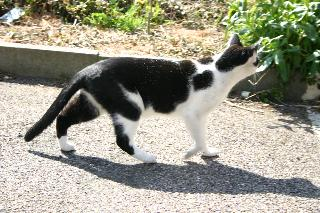
#> input picture A2/A2/inputs/1.jpg, 320 x 213 px; its folder holds only this picture in this run
$ python Q4.py
#> lines starting #> are read from the running program, lines starting #| are printed output that depends on the picture
import numpy as np
import cv2
import math
import os

'''
HOW TO RUN :
You can run this code in command prompt.
Change the path from path of input images where you've downloaded it.
change path in line 121, 135, 171, 216, 217.
'''

'''
In this function I am passing matrix (which is 256x256 image).
Then I am looping through the matrix cells and looking for neighboring cells.
then if the neighboring indices are valid then i checking if n>c then I am
assigning the bit as "1" otherwise assigning it to "0".
then for each 8 neighbors of the cell I am doing this calculation and then
converting the binary string to integer and storing this integer value in
(i,j) cell of LBPCodeMatrix.
'''
def LBP(matrix):
	#later check if dtype = np.uint8 required
	LBPCodeMatrix = np.zeros((256, 256))
	for i in range(len(matrix)):
		for j in range(len(matrix[0])):
			stringLBP = ""
			c = matrix[i][j]
			neighbor = ""
			if(i-1>=0 and j-1>=0):
				n = matrix[i-1][j-1]
				neighbor = neighbor + str(n)
				bit = 0
				if(n>c):
					bit = 1
				stringLBP = stringLBP + str(bit)
			else:
				stringLBP = stringLBP + "0"

			if(i-1>=0 and j>=0):
				n = matrix[i-1][j]
				neighbor = neighbor + str(n)
				bit = 0
				if(n>c):
					bit = 1
				stringLBP = stringLBP + str(bit)
			else:
				stringLBP = stringLBP + "0"

			if(i-1>=0 and j+1<len(matrix[0])):
				n = matrix[i-1][j+1]
				neighbor = neighbor + str(n)
				bit = 0
				if(n>c):
					bit = 1
				stringLBP = stringLBP + str(bit)
			else:
				stringLBP = stringLBP + "0"

			if(i>=0 and j+1<len(matrix[0])):
				n = matrix[i][j+1]
				neighbor = neighbor + str(n)
				bit = 0
				if(n>c):
					bit = 1
				stringLBP = stringLBP + str(bit)
			else:
				stringLBP = stringLBP + "0"

			if(i+1<len(matrix) and j+1<len(matrix[0])):
				n = matrix[i+1][j+1]
				neighbor = neighbor + str(n)
				bit = 0
				if(n>c):
					bit = 1
				stringLBP = stringLBP + str(bit)
			else:
				stringLBP = stringLBP + "0"

			if(i+1<len(matrix) and j>=0):
				n = matrix[i+1][j]
				neighbor = neighbor + str(n)
				bit = 0
				if(n>c):
					bit = 1
				stringLBP = stringLBP + str(bit)
			else:
				stringLBP = stringLBP + "0"

			if(i+1<len(matrix) and j-1>=0):
				n = matrix[i+1][j-1]
				neighbor = neighbor + str(n)
				bit = 0
				if(n>c):
					bit = 1
				stringLBP = stringLBP + str(bit)
			else:
				stringLBP = stringLBP + "0"

			if(i>=0 and j-1>=0):
				n = matrix[i][j-1]
				neighbor = neighbor + str(n)
				bit = 0
				if(n>c):
					bit = 1
				stringLBP = stringLBP + str(bit)
			else:
				stringLBP = stringLBP + "0"

			LBPcode = int(stringLBP, 2)
			LBPCodeMatrix[i][j] = LBPcode
	return LBPCodeMatrix

k_inp = int(input("enter k : "))
#> the answer given: 3

#Here in the dataset I am trying to obtain minimum corners in the whole dataset to maintain uniformity.
#Also calculating the LBP for the whole image.
LBPAllImages = np.zeros((50,256,256))
minCorners = 101
for i in range(1, 51):
	imgPath = f"../inputs/{i}.jpg"
	img = cv2.imread(imgPath)
#> img is the input picture: shape (213, 320, 3); mean B, G, R 137.1, 153.5, 154.8
	img = cv2.resize(img, (256, 256), interpolation = cv2.INTER_CUBIC)
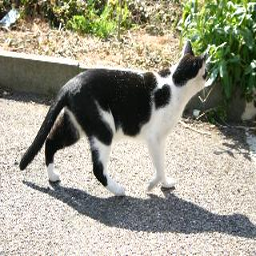
#> img: shape (256, 256, 3); mean B, G, R 137.1, 153.4, 154.6
	img = cv2.cvtColor(img, cv2.COLOR_BGR2GRAY)
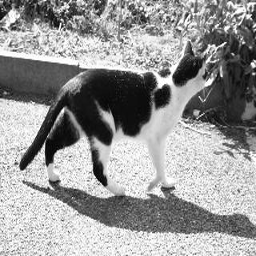
#> img: shape (256, 256); min 0, max 255, mean 151.9
	corners = cv2.goodFeaturesToTrack(img,100,0.1,10)
#> corners = 100 rows, first 8: [146, 16], [67, 9], [243, 42], [221, 76], [214, 126], [47, 165], [48, 187], [250, 15]
	if(len(corners)<minCorners):
		minCorners = len(corners)
#> minCorners = 100
	LBPAllImages[i-1] = LBP(img)
#> after the loop in LBP, `for i in range(len(matrix)):`:
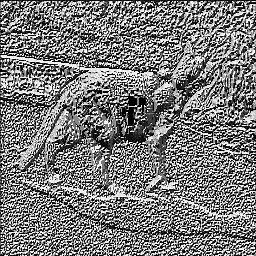
#> LBPCodeMatrix: shape (256, 256) float64; min 0, max 255, mean 122.4
#> (the run stopped early here; a loop or call above may not have finished)
